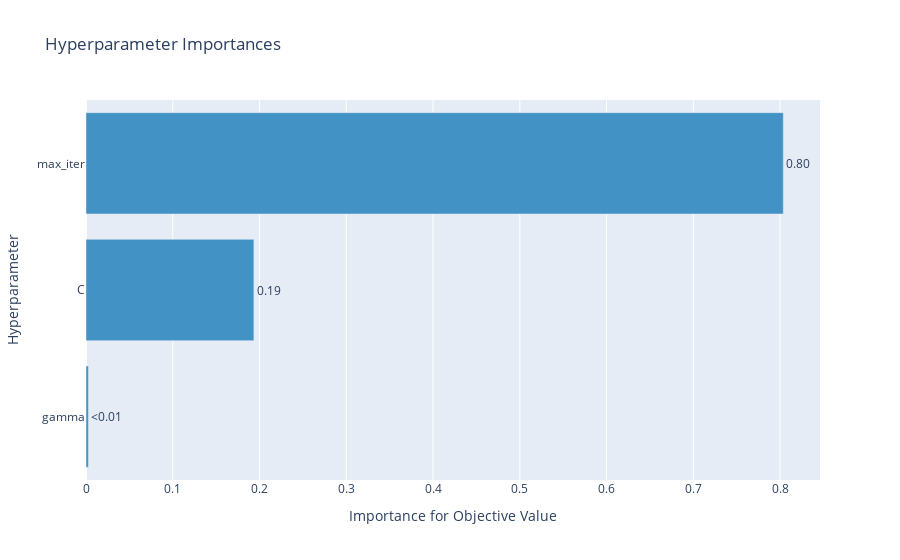
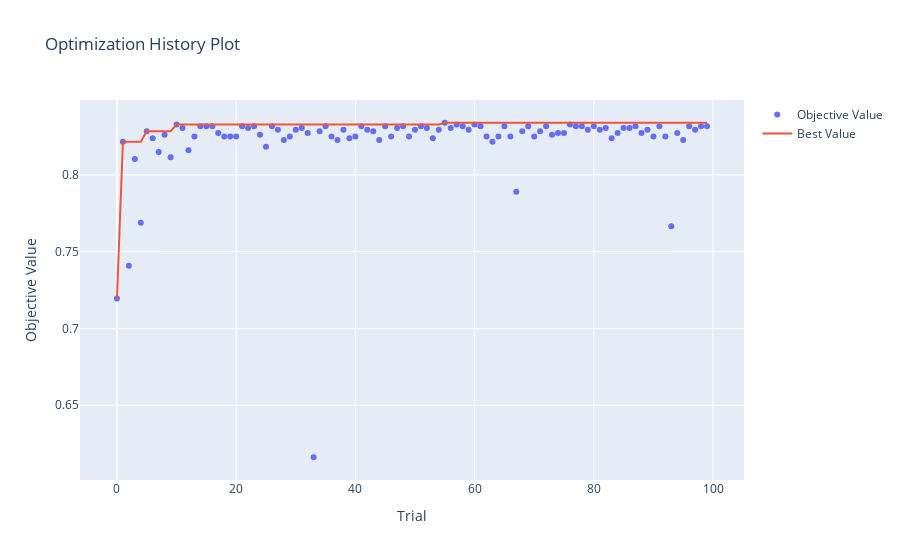

Write notebook code for charts like these, in order.
### Markdown cell above
svc

### Code cell
study_svc = optuna.create_study(direction='maximize')
study_svc.optimize(lambda trial : objective(trial, 'svc'), n_trials=100)

print(f'Best score: {study_svc.best_trial.value},\nBest params: {study_svc.best_trial.params}')

display(optuna.visualization.plot_param_importances(study_svc))
display(optuna.visualization.plot_optimization_history(study_svc))
